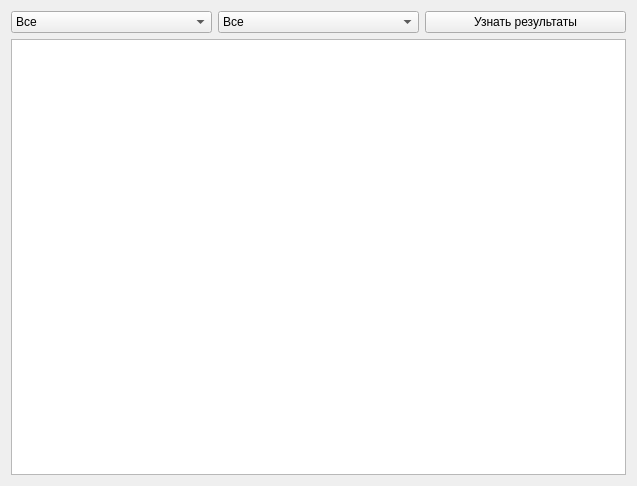
<?xml version="1.0" encoding="UTF-8"?>
<ui version="4.0">
 <class>Form</class>
 <widget class="QWidget" name="Form">
  <property name="geometry">
   <rect>
    <x>0</x>
    <y>0</y>
    <width>637</width>
    <height>486</height>
   </rect>
  </property>
  <property name="windowTitle">
   <string>Результат олимпиады: Фильтрация</string>
  </property>
  <property name="windowIcon">
   <iconset>
    <normaloff>trophy.png</normaloff>trophy.png</iconset>
  </property>
  <layout class="QVBoxLayout" name="verticalLayout">
   <item>
    <layout class="QHBoxLayout" name="horizontalLayout">
     <item>
      <widget class="QComboBox" name="school_filter">
       <item>
        <property name="text">
         <string>Все</string>
        </property>
       </item>
      </widget>
     </item>
     <item>
      <widget class="QComboBox" name="class_filter">
       <item>
        <property name="text">
         <string>Все</string>
        </property>
       </item>
      </widget>
     </item>
     <item>
      <widget class="QPushButton" name="submit_button">
       <property name="text">
        <string>Узнать результаты</string>
       </property>
      </widget>
     </item>
    </layout>
   </item>
   <item>
    <widget class="QTableWidget" name="tableWidget"/>
   </item>
  </layout>
 </widget>
 <resources/>
 <connections/>
</ui>
